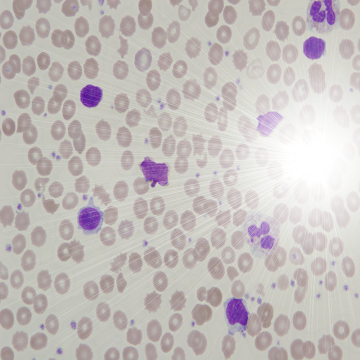
#> input picture images/cell-bright.bmp, 360 x 360 px
$ jupyter execute ch04-2.ipynb
#> lines starting #> are read from the running program, lines starting #| are printed output that depends on the picture; after the words box and inside, x2 and y2 are one past the last pixel; in counts of white or black regions, pixels touching at a corner belong together
[cell 1]
import cv2
import numpy as np
import matplotlib.pyplot as plt

[cell 2]
img = cv2.imread('../images/cell-bright.bmp')
#> img is the input picture: shape (360, 360, 3); mean B, G, R 188.7, 190.6, 196.7
RGB_img = cv2.cvtColor(img, cv2.COLOR_BGR2RGB)

gImg = cv2.cvtColor(RGB_img, cv2.COLOR_RGB2GRAY)
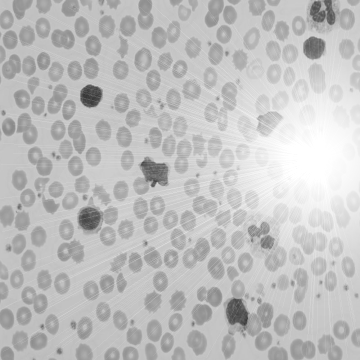
#> gImg: shape (360, 360); min 53, max 255, mean 192.2
print(gImg.shape)
#| (360, 360)
plt.imshow(gImg, cmap='gray')

[cell 3]
N = 10

[cell 4]
dimh = np.int32(gImg.shape[0]/N)
#> dimh = 36
dimw = np.int32(gImg.shape[1]/N)
#> dimw = 36

dh_rest = np.int32(gImg.shape[0]%N)
#> dh_rest = 0
dw_rest = np.int32(gImg.shape[1]%N)
#> dw_rest = 0

meanimg = np.zeros((N,N))
outimg = np.zeros((gImg.shape[0], gImg.shape[1]))

[cell 5]
def mean_function(img, dimh, dimw, h, w):
  count = 1
  sum = 0
  sum = np.int32(sum)
  avg = 0

  for y in range(h, h+dimh):
    for x in range(w, w+dimw):
      sum = sum + img[y][x]
      count = count + 1

  avg = np.int32(sum/count)
  return avg

[cell 6]
for h in range(0, gImg.shape[0]-dh_rest, dimh):
  for w in range(0, gImg.shape[1]-dw_rest, dimw):
    meanimg[np.int32(h/dimh), np.int32(w/dimw)] = mean_function(gImg, dimh, dimw, h, w)

plt.imshow(meanimg, cmap='gray')
print(meanimg.shape)
#| (10, 10)
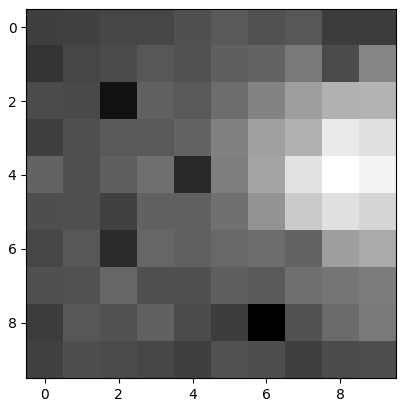
#> figure drawn by matplotlib, 1 panel

[cell 7]
for h in range(0, gImg.shape[0]-dh_rest):
  for w in range(0, gImg.shape[1]-dw_rest):
    if(gImg[h,w] > meanimg[np.int32(h/dimh), np.int32(w/dimw)]):
      outimg[h,w] = 255
    else:
      outimg[h,w] = 0
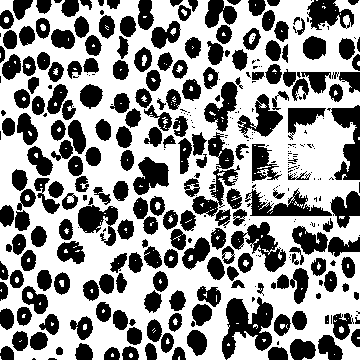
#> outimg: shape (360, 360) float64; 58.4% white; 362 black regions (147 under 20 px), largest, box (x1, y1, x2, y2) and area: (222, 297, 273, 360) 1705, (192, 132, 240, 217) 1295, (327, 105, 360, 180) 1211

plt.imshow(outimg, cmap='gray')

$ run again, with images/Copy of Pascal.bmp copied over images/cell-bright.bmp
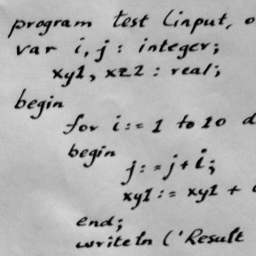
#> input picture images/Copy of Pascal.bmp, 256 x 256 px
#> img is the input picture: shape (256, 256, 3); min 0, max 214, mean 175.8
#| (256, 256)
#| (10, 10)
#> `[cell 6] for h in range(0, gImg.shape[0]-dh_rest, dimh): for w in rang..`:
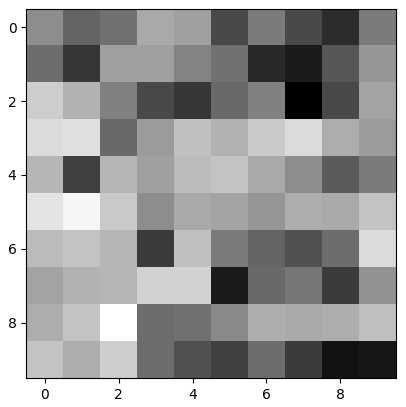
#> figure drawn by matplotlib, 1 panel
#> after the loop `for h in range(0, gImg.shape[0]-dh_rest):`:
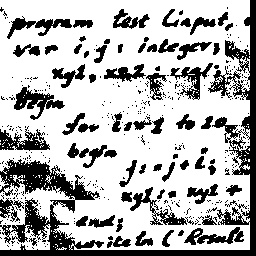
#> outimg: shape (256, 256) float64; 71.2% white; 374 black regions (305 under 20 px), largest, box (x1, y1, x2, y2) and area: (0, 0, 256, 256) 8265, (14, 87, 65, 120) 655, (0, 126, 50, 151) 602
